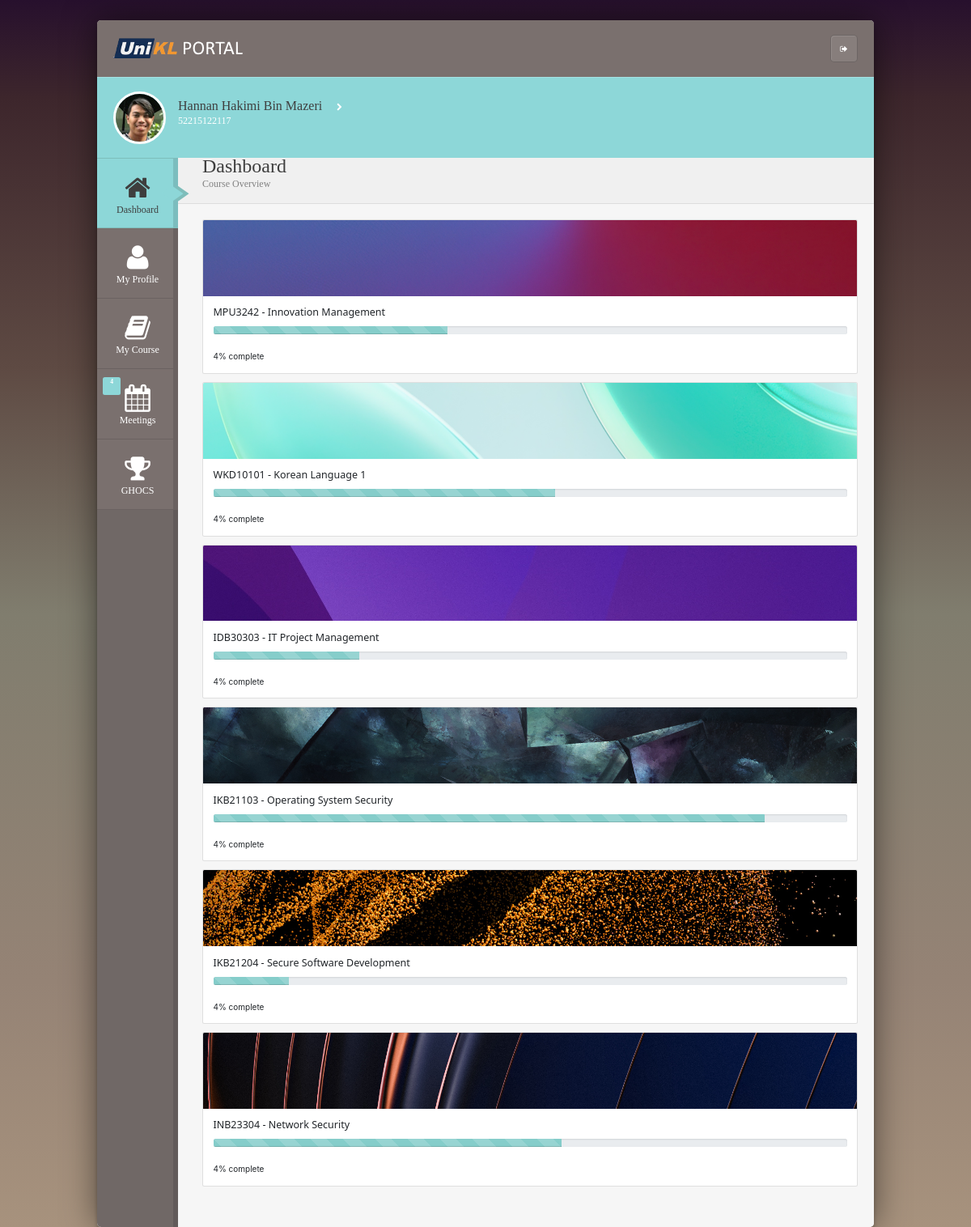
The app's page /dashboard.php (signed in) with its own data.
### tables this page shows
CREATE TABLE `student`  (
  `studentid` varchar(12) NOT NULL,
  `email` varchar(255) NOT NULL,
  `fullname` varchar(255) NOT NULL,
  `phone` varchar(15) NOT NULL,
  `level_of_study` varchar(255) NOT NULL,
  `programme` varchar(100) NOT NULL,
  `institute` varchar(100) NOT NULL,
  `semester` varchar(10) NOT NULL,
  `password` char(40) NOT NULL,
  PRIMARY KEY (`studentid`) USING BTREE,
  UNIQUE INDEX `email`(`email` ASC) USING BTREE
);

CREATE TABLE `student_course`  (
  `id` int NOT NULL AUTO_INCREMENT,
  `studentid` varchar(12) NOT NULL,
  `course_id` int NOT NULL,
  `group` varchar(255) NOT NULL,
  `lab_group` varchar(255) NOT NULL,
  `progress` varchar(3) NOT NULL,
  PRIMARY KEY (`id`) USING BTREE,
  UNIQUE INDEX `unique_student_course`(`studentid` ASC, `course_id` ASC) USING BTREE,
  INDEX `course_id`(`course_id` ASC) USING BTREE,
  CONSTRAINT `student_course_ibfk_1` FOREIGN KEY (`studentid`) REFERENCES `student` (`studentid`) ON DELETE CASCADE ON UPDATE RESTRICT,
  CONSTRAINT `student_course_ibfk_2` FOREIGN KEY (`course_id`) REFERENCES `course` (`id`) ON DELETE CASCADE ON UPDATE RESTRICT
);

CREATE TABLE `course`  (
  `id` int NOT NULL AUTO_INCREMENT,
  `course_code` varchar(20) NOT NULL,
  `course_name` varchar(255) NOT NULL,
  `credit_hour` int NOT NULL,
  PRIMARY KEY (`id`) USING BTREE
);

### dashboard.php (the view, shortened to what this page needs)
<?php
require_once '../db_connection.php';
$studentid = $_SESSION['studentid'];
$sql_student = "SELECT fullname, studentid FROM student WHERE studentid = '$studentid'";
$result_student = $conn->query($sql_student);
if ($result_student->num_rows > 0) {
    $student = $result_student->fetch_assoc();
    $fullname = $student['fullname'];
} else {
    $fullname = "Student Name";
    $studentid_display = "@studentid";
}
$courses = array();
try {
    $sql_courses = "SELECT c.course_code, c.course_name, sc.progress
                    FROM course c
                    JOIN student_course sc ON c.id = sc.course_id
                    WHERE sc.studentid = '$studentid'";
    $result_courses = $conn->query($sql_courses);
    if ($result_courses && $result_courses->num_rows > 0) {
        while ($row = $result_courses->fetch_assoc()) {
            $courses[] = $row;
        }
    } else {
        $_SESSION['error_messages'] = "You have not registered for any courses yet.";
    }
} catch (Exception $e) {
    $_SESSION['error_messages'] = "Failed to fetch courses: " . $e->getMessage();
}
?>
<!DOCTYPE html>
<html lang="en">
<head>
    <link href="css/bootstrap/bootstrap.css" rel="stylesheet"/>
    <link rel="stylesheet" href="css/font-awesome-4.0.3/css/font-awesome.min.css">
    <link rel="stylesheet" href="css/jquery-ui.css"/>
    <link href="css/style.css" rel="stylesheet" type="text/css"/>
    <link rel="stylesheet" href="https://stackpath.bootstrapcdn.com/bootstrap/4.5.2/css/bootstrap.min.css">
</head>
<body>
<div id="wrapper" class="container">
    <div id="top">
        <div id="topBar">
            <div class="wrapper20">
                <a class="logo" href="../index.html">
                    <img src="../images/logo.png" rel="logo">
                </a>
                <div class="topNav clearfix">
                    <ul class="tNav clearfix">
                        <li>
                            <a href="../logout.php">
                                <i class="fa fa-sign-out icon-white"></i>
                            </a>
                        </li>
                    </ul>
                </div>
            </div>
        </div>
        <div id="profile">
            <div class="wrapper20">
                <div class="userInfo">
                    <div class="userImg">
                        <img src="images/user/<?php echo htmlspecialchars($studentid); ?>.jpg" rel="user">
                    </div>
                    <div class="userTxt">
                        <span class="fullname"><?php echo htmlspecialchars($fullname); ?></span>
                        <i class="fa fa-chevron-right"></i><br>
                        <span class="username"><?php echo htmlspecialchars($studentid); ?></span>
                    </div>
                </div>
            </div>
        </div>
    </div>
    <div id="sidebar">
        <ul class="mainNav">
            <li class="active">
                <a href="#">
                    <i class="fa fa-home"></i><br>Dashboard</a>
            </li>
            <li>
                <a href="profile.php">
                    <i class="fa fa-user"></i><br>My Profile</a>
            </li>
            <li>
                <a href="mycourse.php">
                    <i class="fa fa-book"></i><br>My Course</a>
            </li>
            <li>
                <a href="meeting.php">
                    <i class="fa fa-calendar"></i><br>Meetings</a>
                <span class="badge badge-mNav">4</span>
            </li>
            <li>
                <a href="ghocs.php">
                    <i class="fa fa-trophy"></i><br>GHOCS</a>
            </li>
        </ul>
    </div>
    <div id="main" class="clearfix">
        <div class="secInfo">
            <h1 class="secTitle">Dashboard</h1>
            <span class="secExtra">Course Overview</span>
        </div>
        <div class="fluid">
            <div class="widget leftcontent grid12">
                <div class="widget-content pad20f">
                    <?php foreach ($courses as $course): ?>
                        <div class="card mb-3">
                            <img class="card-img-top" src="images/subject/<?php echo htmlspecialchars($course['course_code']); ?>.png" alt="Card image cap">
                            <div class="card-body">
                                <h5 class="card-title"><?php echo htmlspecialchars($course['course_code']) . ' - ' . htmlspecialchars($course['course_name']); ?></h5>
                                <p>
                                    <div class="progress progress-striped active">
                                        <div class="progress-bar bar-aqua" style="width: <?php echo htmlspecialchars($course['progress']); ?>%;"></div>
                                    </div>
                                </p>
                                <p class="card-text">4% complete </p>
                            </div>
                        </div>
                    <?php endforeach; ?>
                </div>
            </div>
        </div>
    </div>
</div>
</body>
</html>

### records on screen
student: fullname "Hannan Hakimi Bin Mazeri"
student_course: course.course_code (picture), course.course_code "MPU3242", course.course_name "Innovation Management"
student_course: course.course_code (picture), course.course_code "WKD10101", course.course_name "Korean Language 1"
student_course: course.course_code (picture), course.course_code "IDB30303", course.course_name "IT Project Management"
student_course: course.course_code (picture), course.course_code "IKB21103", course.course_name "Operating System Security"
student_course: course.course_code (picture), course.course_code "IKB21204", course.course_name "Secure Software Development"
student_course: course.course_code (picture), course.course_code "INB23304", course.course_name "Network Security"

### other values on screen
$studentid "52215122117"
